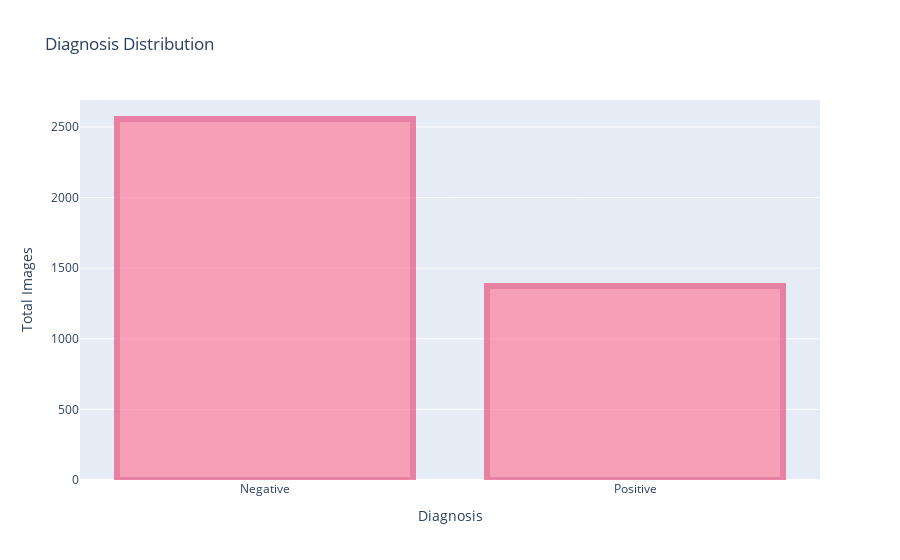

Here is the notebook cell this chart was saved with:
### Code cell
# Use plotly to plot interactive bar chart
import plotly.graph_objects as go

fig = go.Figure([go.Bar(
    x = df['diagnosis'].value_counts().index, 
    y = df['diagnosis'].value_counts(),
    )])

fig.update_traces(marker_color = 'rgb(254,127,156)', marker_line_color = 'rgb(231,84,128)',
                  marker_line_width = 6, opacity = 0.7)

fig.update_xaxes(
    tickvals=[0, 1],
    ticktext=["Negative", "Positive"]
)

fig.update_layout(
    title='Diagnosis Distribution',
    xaxis=dict(title='Diagnosis'),
    yaxis=dict(title='Total Images'),
)
fig.show()

### Figure 1 — Plotly figure (JSON) as saved in the notebook; plotly's stock layout.template omitted (floating-point values rounded to 4 significant figures)
{"data": [{"marker": {"color": "rgb(254,127,156)", "line": {"color": "rgb(231,84,128)", "width": 6}}, "opacity": 0.7, "type": "bar", "x": [0, 1], "y": [2556, 1373]}], "layout": {"title": {"text": "Diagnosis Distribution"}, "xaxis": {"ticktext": ["Negative", "Positive"], "tickvals": [0, 1], "title": {"text": "Diagnosis"}}, "yaxis": {"title": {"text": "Total Images"}}}}
